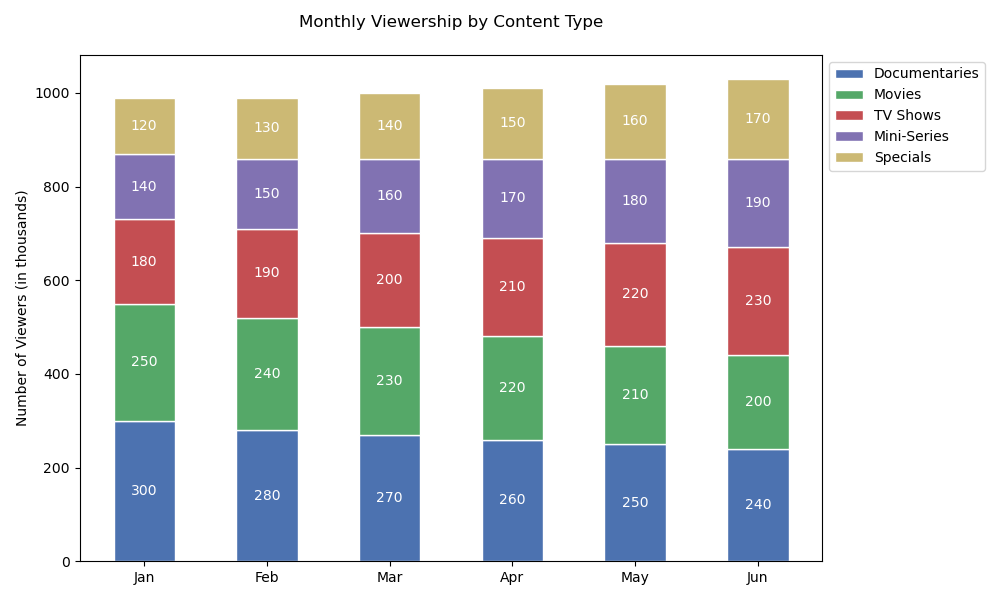

The script that drew this image:

import matplotlib.pyplot as plt

# Data
categories = ['Jan', 'Feb', 'Mar', 'Apr', 'May', 'Jun']
documentaries = [300, 280, 270, 260, 250, 240]
movies = [250, 240, 230, 220, 210, 200]
tv_shows = [180, 190, 200, 210, 220, 230]
mini_series = [140, 150, 160, 170, 180, 190]
specials = [120, 130, 140, 150, 160, 170]

# Cumulative values for stacking
cumulative_a = documentaries
cumulative_b = [a + b for a, b in zip(cumulative_a, movies)]
cumulative_c = [b + c for b, c in zip(cumulative_b, tv_shows)]
cumulative_d = [c + d for c, d in zip(cumulative_c, mini_series)]
cumulative_e = [d + e for d, e in zip(cumulative_d, specials)]

# Figure and axis
fig, ax = plt.subplots(figsize=(10, 6))

# Stacked bar chart
ax.bar(categories, documentaries, color='#4c72b0', edgecolor='white', width=0.5, label='Documentaries')
ax.bar(categories, movies, bottom=cumulative_a, color='#55a868', edgecolor='white', width=0.5, label='Movies')
ax.bar(categories, tv_shows, bottom=cumulative_b, color='#c44e52', edgecolor='white', width=0.5, label='TV Shows')
ax.bar(categories, mini_series, bottom=cumulative_c, color='#8172b2', edgecolor='white', width=0.5, label='Mini-Series')
ax.bar(categories, specials, bottom=cumulative_d, color='#ccb974', edgecolor='white', width=0.5, label='Specials')

# Adding labels and a title, and a legend
ax.set_ylabel('Number of Viewers (in thousands)')
ax.set_title('Monthly Viewership by Content Type', pad=20)
ax.legend(loc='upper left', bbox_to_anchor=(1, 1))

# Adding numerical labels
for i in range(len(categories)):
    plt.text(i, cumulative_a[i] / 2, str(documentaries[i]), ha='center', va='center', color='white')
    plt.text(i, cumulative_a[i] + (movies[i] / 2), str(movies[i]), ha='center', va='center', color='white')
    plt.text(i, cumulative_b[i] + (tv_shows[i] / 2), str(tv_shows[i]), ha='center', va='center', color='white')
    plt.text(i, cumulative_c[i] + (mini_series[i] / 2), str(mini_series[i]), ha='center', va='center', color='white')
    plt.text(i, cumulative_d[i] + (specials[i] / 2), str(specials[i]), ha='center', va='center', color='white')

# Adjusting layout for better fit and visuals
plt.tight_layout()

# Show the plot
plt.show()
